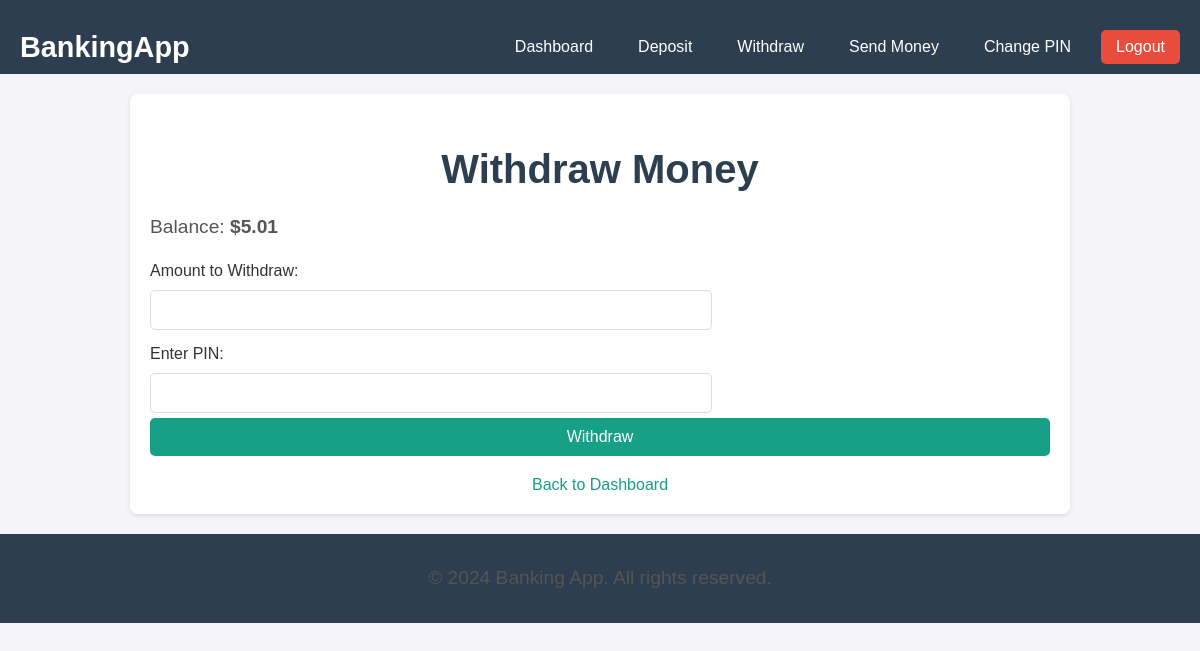
/withdraw/ (signed in), run on an earlier commit of the app's database.
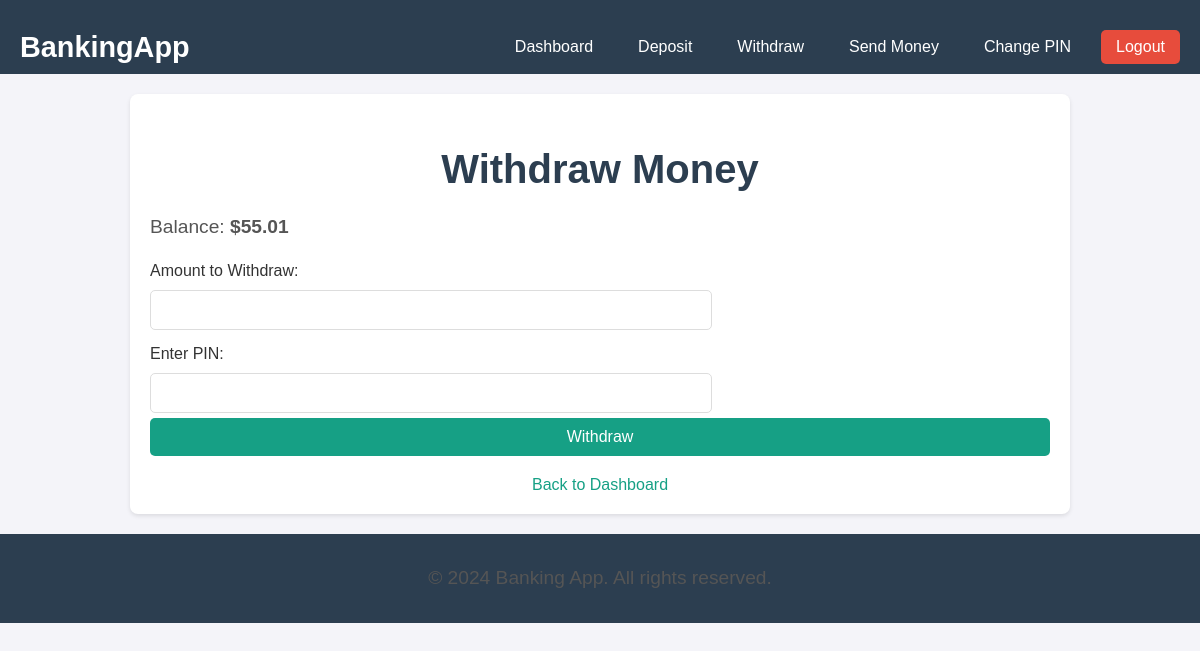
And on a later commit of the database.
### banking/models.py (models this page shows, shortened)
class BankAccount(models.Model):
    user = models.OneToOneField(User, on_delete=models.CASCADE)
    account_number = models.CharField(max_length=20, unique=True)
    balance = models.DecimalField(max_digits=12, decimal_places=2, default=0)
    pin = models.CharField(max_length=4)
    created_at = models.DateTimeField(auto_now_add=True)

### banking/views.py (the view, shortened to what this page needs)
# urls.py: path('withdraw/', views.withdraw, name='withdraw'),
@login_required
def withdraw(request):
    account = BankAccount.objects.get(user=request.user)
    return render(request, 'withdraw.html',{
        'account': account,
    })

### banking/templates/withdraw.html (shortened to what this page needs)
{% extends 'base.html' %}
{% block content %}
    <h2>Withdraw Money</h2>
    <form method="POST">
        <p>Balance: <strong>${{ account.balance }}</strong></p>
        <label for="amount">Amount to Withdraw:</label>
        <input type="number" name="amount" step="0.01" required>
        <label for="pin">Enter PIN:</label>
        <input type="password" name="pin" required>
        <button type="submit">Withdraw</button>
    </form>
    <a href="{% url 'dashboard' %}">Back to Dashboard</a>
{% endblock %}

What changed in the data, as far as the page shows it:
changed BankAccount: balance "5.01" → "55.01"
